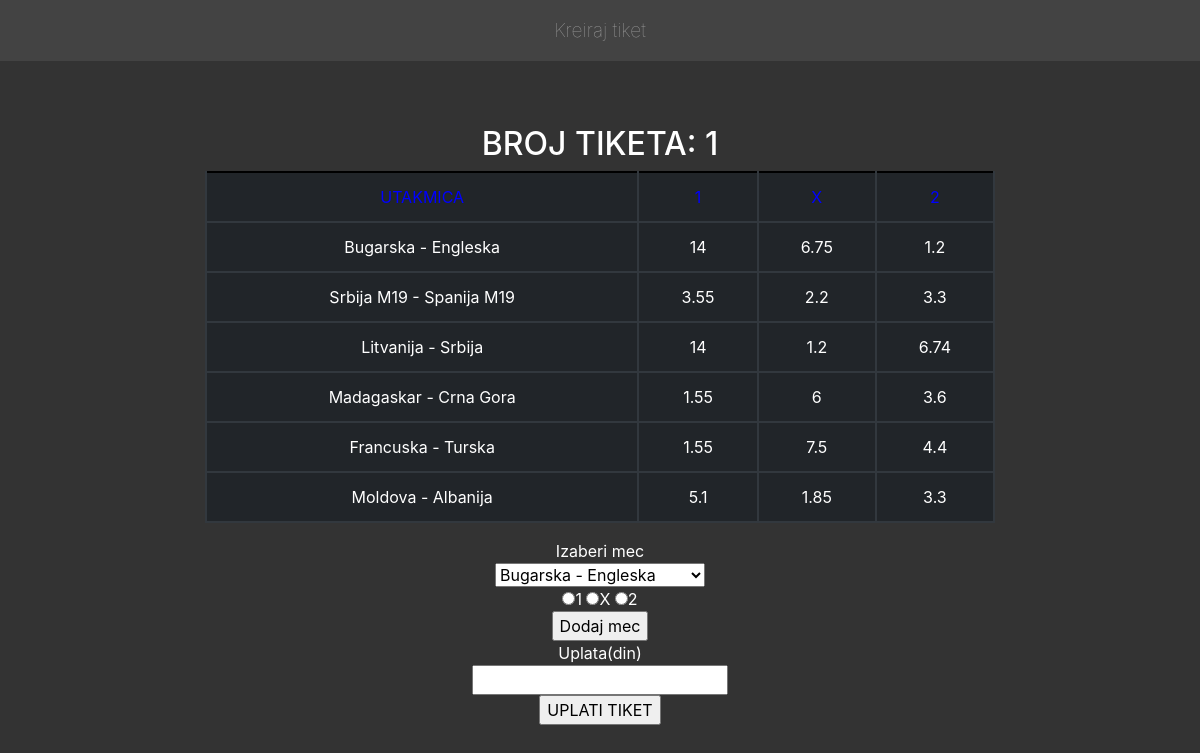
The app's page /kladionica/index.php with its own data.
### tables this page shows
CREATE TABLE IF NOT EXISTS `mecevi` (
  `id_mec` int UNSIGNED NOT NULL AUTO_INCREMENT,
  `naziv` varchar(50) NOT NULL,
  `domaci_kv` double NOT NULL,
  `gosti_kv` double NOT NULL,
  `nereseno_kv` double NOT NULL,
  `konacan_ish` varchar(1) NOT NULL,
  PRIMARY KEY (`id_mec`)
);

### kladionica/index.php (the view, shortened to what this page needs)
<?php
	$servername = "localhost";
	$username = "root";
	$password = "";
	$dbname = "kladionica";
	$conn = new mysqli($servername, $username, $password,$dbname);
	$sql = "SELECT * FROM `mecevi`";
	$results = mysqli_query($conn,$sql);
?>
<!DOCTYPE html>
<html>
	<head>
		<link rel="stylesheet" href="https://maxcdn.bootstrapcdn.com/bootstrap/4.1.0/css/bootstrap.min.css">
		<link href="https://maxcdn.bootstrapcdn.com/font-awesome/4.4.0/css/font-awesome.min.css" rel="stylesheet"/>
		<link rel="stylesheet" href="css/style.css">
	</head>
	<body>
		<nav class="navbar navbar-expand-md navbar-dark justify-content-center" id="top">
			<div class="justify-content-center">
				<ul class="navbar-nav">
					<li class="nav-item">
						<a class="nav-link" href="index.php">Kreiraj tiket</a>
					</li>
				</ul>
			</div>
		</nav>
		<div class="row justify-content-center mt-5 mb-5">
			<div class="col-lg-8 justify-content-center text-center mt-3">
				<h2><?php
					$idd="SELECT MAX(id_tiket) FROM tiket";
					$get=mysqli_query($conn,$idd);
					while ($row = $get->fetch_assoc()) {
						echo "BROJ TIKETA: ".++$row['MAX(id_tiket)'] ."<br>";
						$tiketID=$row['MAX(id_tiket)'];
					}
				?>
				</h2>
				<table class="table table-dark">
					<tr>
						<td style="color:blue;">UTAKMICA</td>
						<td style="color:blue;">1</td>
						<td style="color:blue;">X</td>
						<td style="color:blue;">2</td>
					</tr>
					<?php  while($rowitem = mysqli_fetch_array($results)) {
						echo "<tr>";
						echo "<td>" . $rowitem['naziv'] . "</td>";
						echo "<td>" . $rowitem['domaci_kv'] . "</td>";
						echo "<td>" . $rowitem['nereseno_kv'] . "</td>";
						echo "<td>" . $rowitem['gosti_kv'] . "</td>";
						echo "</tr>";
					}
					?>
				</table>
				<form method="POST" action="submit_match.php">
					Izaberi mec</br>
					<select name="mecevi">
						<?php
							$sql1="SELECT * FROM mecevi WHERE id_mec NOT IN (SELECT mecevi_id_mec FROM stavka_tiketa WHERE tiket_id_tiket = '$tiketID')";
							$rezultat= mysqli_query($conn,$sql1);
							while ($row = mysqli_fetch_array($rezultat)) {
							echo "<option value='" . $row['id_mec'] ."' >" . $row['naziv'] ."</option>";
							}
						?>
					</select></br>
					<input type="radio" value="1" name="rez" required>1</input>
					<input type="radio" value="X" name="rez">X</input>
					<input type="radio" value="2" name="rez">2</input><br>
					<input type="submit" value="Dodaj mec"></br>
				</form>
				<form method="POST" action="submit_ticket.php">
					Uplata(din)<br>
					<input type="text" name="uplata"><br>
					<input type="submit" value="UPLATI TIKET"></br>
				</form>
			</div>
		</div>
	</body>
</html>

### kladionica/css/style.css (style rules this page uses)
body { background:#333; color:#fff; }
a.nav-link { color:#fff; font-size:1.2rem; text-align:center; font-weight:lighter; }
a { text-decoration:none; color:#fff; }
nav.navbar { background:rgba(75,75,75,0.7); }
table, th, td { border: 2px solid black; }
table { width:100%; }

### records on screen
mecevi: naziv "Bugarska - Engleska", domaci_kv "14", nereseno_kv "6.75", gosti_kv "1.2"
mecevi: naziv "Srbija M19 - Spanija M19", domaci_kv "3.55", nereseno_kv "2.2", gosti_kv "3.3"
mecevi: naziv "Litvanija - Srbija", domaci_kv "14", nereseno_kv "1.2", gosti_kv "6.74"
mecevi: naziv "Madagaskar - Crna Gora", domaci_kv "1.55", nereseno_kv "6", gosti_kv "3.6"
mecevi: naziv "Francuska - Turska", domaci_kv "1.55", nereseno_kv "7.5", gosti_kv "4.4"
mecevi: naziv "Moldova - Albanija", domaci_kv "5.1", nereseno_kv "1.85", gosti_kv "3.3"

### other values on screen
form field mecevi "Bugarska - Engleska"
